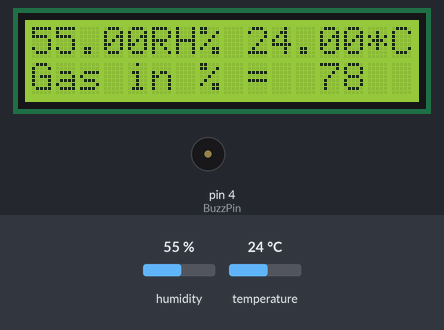
Simulated run of this sketch. Board: Arduino Uno, built with avr-gcc and run on an emulated ATmega328P. Parts: 16×2 character LCD, buzzer (waves = sounding, pin HIGH). Inputs (shaded band) come from the test bench; at power-on: humidity 55 %, temperature 24 °C. What the sketch prints to the serial monitor is not drawn.

Above: at 2.7 s.
2.8 s: humidity set to 22 %
At 5.0 s:
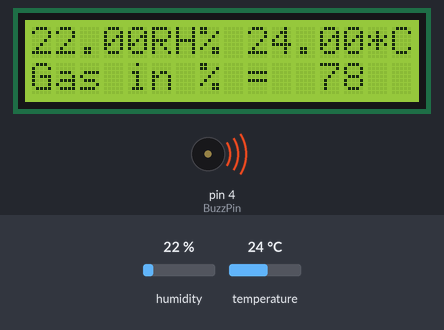
9.2 s: temperature set to 12 °C
At 11.4 s:
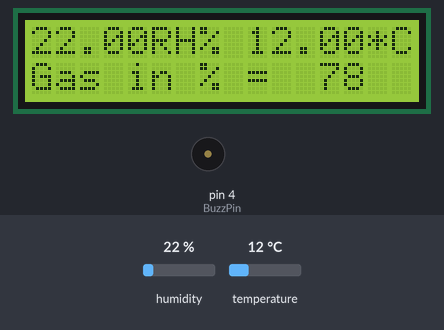
13.8 s: humidity set to 40 %
At 14.9 s:
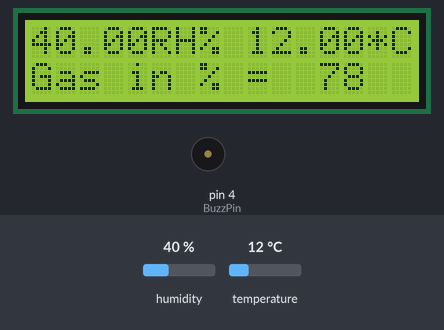
17.8 s: temperature set to 19 °C
At 19.6 s:
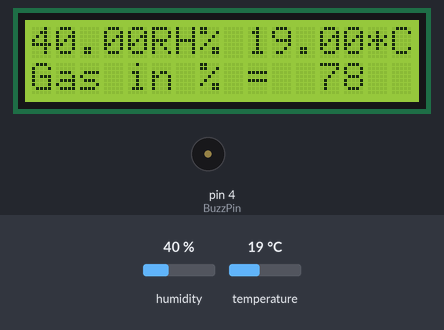
Timing chart, 0 to 22.9 s (numbered marks = the images above; inputs shaded):
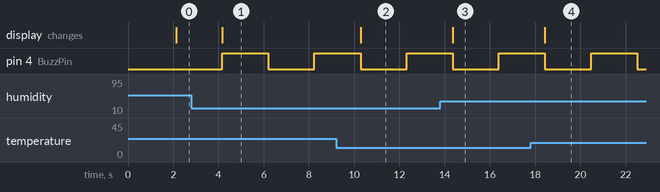

The sketch:

Gas_Sensor_V1.ino
```cpp
/*  Project Name : LPG Gas sensor
 *  This following code detects amount of LPG present in air using MQ-6 and include to display
 *  Temperature and Humidity using AM2302 (DHT22).
 *
 *  Version 1
 * Programmer : Hariraj.R
 * Date : 4-Jan-2016
 *
 * This version reads and displays Temperature , humidity from DHT22 & amount LPG concentration in air using MQ-6
 * and alarms ( beeps ) when it is above certain threshold concentration ( hardcoded )
 *
 */

#include <Wire.h>

#include <LiquidCrystal_I2C.h>

#include "DHT.h"

DHT dht;

// Set the LCD address to 0x27 for a 16 chars and 2 line display
LiquidCrystal_I2C lcd(0x27, 16, 2);

//Pin Declaration
const byte GASpin = A3;
const byte BuzzPin = 4;

// Variable Declaration
byte GASval =0;
byte mapGasVal = 0;
boolean BuzzState = LOW;

// Timer Variables
unsigned long MillisTimer ;
unsigned long previousMillis ;

void setup()
{
  // initialize the LCD
  lcd.begin();

  // Turn on the blacklight and print a message.
  lcd.backlight();
  lcd.setCursor(3,0);
  lcd.print("New Horizon");
  lcd.setCursor(2,1);
  lcd.print("Gas Sensor V1");
  Serial.begin(9600);
  Serial.println();
  Serial.println("Status\tHumidity (%)\tTemperature (C)\t(F)");

  dht.setup(3); // data pin 2
  pinMode(GASpin , INPUT);
  pinMode(BuzzPin , OUTPUT);
}

void loop()
{
  MillisTimer = millis(); // Start Millis

  delay(dht.getMinimumSamplingPeriod()); // Delay to get data from dht

  float humidity = dht.getHumidity();  // retrive humidity data from dht
  float temperature = dht.getTemperature(); // Temperature

  Serial.print(dht.getStatusString()); // Status String to display in serial monitor

  Serial.print("\t");

  Serial.print(humidity, 1); // prints humidity with one decimal point

  Serial.print("\t \t");

  Serial.print(temperature ,1);  // ( Value , format );

  GASval = 200; //analogRead(GASpin);
  mapGasVal = map(GASval , 0 , 255 , 0 , 100);
  Serial.print("\t");
  Serial.print(GASval);
  Serial.print("\t");
  Serial.print(mapGasVal);
  Serial.print("%");

  lcd.clear();
  lcd.print(humidity);
  lcd.print("RH% ");
  lcd.print(temperature);
  lcd.print("*C");
  lcd.setCursor(0,1);
  lcd.print("Gas in % =  ");
  lcd.print(mapGasVal);

  if(MillisTimer - previousMillis >= 100)
  {
  previousMillis = MillisTimer;

    if(GASval >= 150 )
   {
    if(BuzzState == LOW)
    {
      BuzzState = HIGH;
    }
    else
    BuzzState = LOW;

  }// close Gas compare
  }// close Timer if
  digitalWrite (BuzzPin , BuzzState);


}// close loop
```

Measured:
- after the input at 2.8 s, the display: changes after 1.4 s (image 1)
- after the input at 9.2 s, the display: changes after 1.1 s (image 2)
- after the input at 13.8 s, the display: changes after 0.56 s (image 3)
- after the input at 17.8 s, the display: changes after 0.63 s (image 4)
